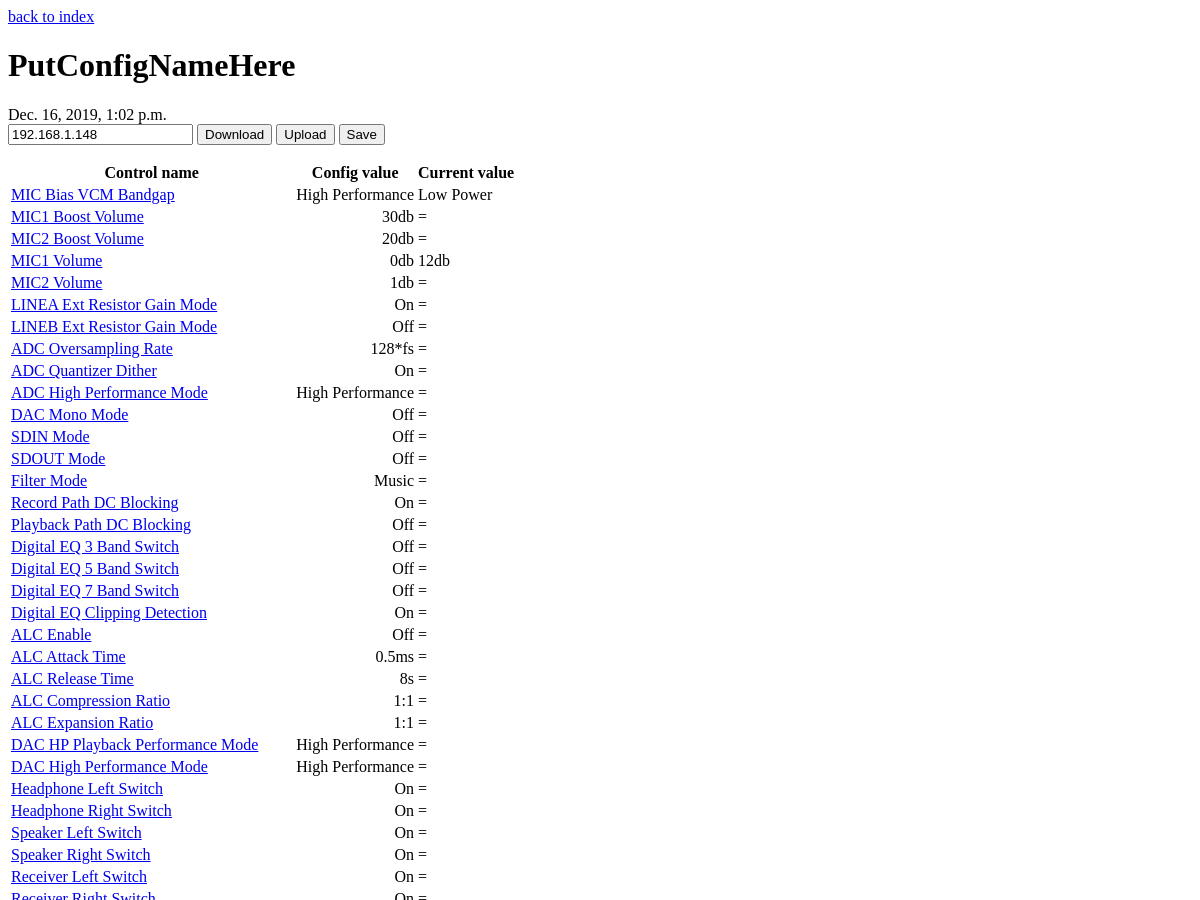
The app's page /tinymix/config/177/ (upper part), older data.
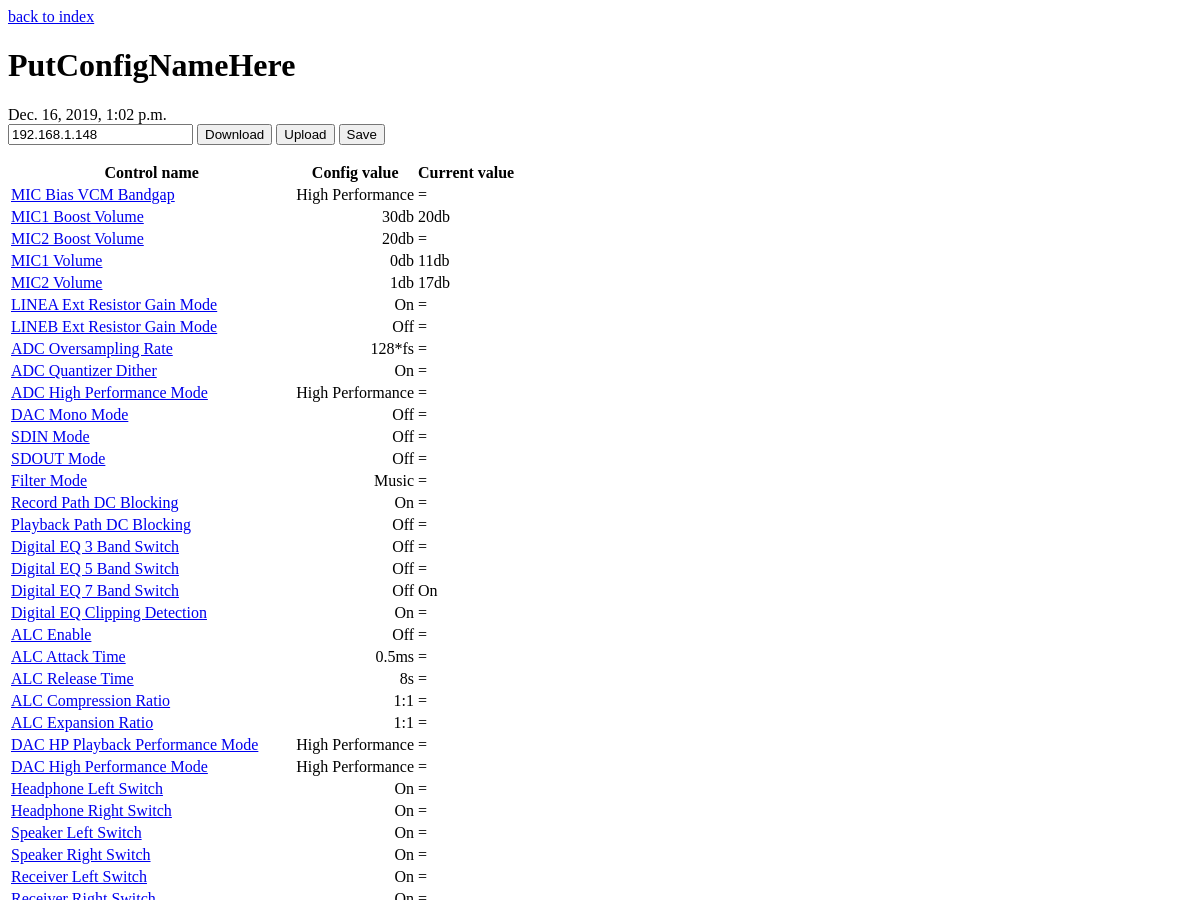
The same page, newer data.
### tinymix/models.py (models this page shows, shortened)
class Config(models.Model):
    objects = ConfigManager()
    name = models.CharField(max_length=200)
    device_id = models.IntegerField('device id')
    created_date = models.DateTimeField('date created')

class Control(models.Model):
    objects = ControlManager()
    config = models.ForeignKey(Config, on_delete=models.CASCADE)
    control_name = models.CharField('control name', max_length=200)
    control_id = models.IntegerField('control id')
    value_stored = models.ForeignKey('Value', on_delete=models.CASCADE, null=True)
    value_readback = models.CharField('dynamic value', max_length=200, default=None, null=True)
    def __init__(self, *args, **kwargs):
        super(Control, self).__init__(*args, **kwargs)
    def get_label(self):
        return self.control_name
    def get_label_stored(self):
        return self.value_stored.value_name
    def get_label_readback(self):
        if (self.value_readback is None) or (self.value_readback == self.get_label_stored()):
            return "="
        else:
            return str(self.value_readback)

class Value(models.Model):
    objects = ValueManager()
    parent = models.ForeignKey(Control, on_delete=models.CASCADE)
    value_name = models.CharField('value name', max_length=200)
    value_id = models.IntegerField('value id')

### tinymix/views.py (the view)
# urls.py: path('config/<int:pk>/', views.DetailView.as_view(), name='config'),
class DetailView(generic.DetailView):
    model = Config
    template_name = 'tinymix/config.html'
    def get_context_data(self, **kwargs):
        context = super().get_context_data(**kwargs)
        context['ipaddr'] = Adb.ip
        return context

### tinymix/templates/tinymix/config.html (shortened to what this page needs)
<a href={% url 'tinymix:index' %}> back to index</a>
<h1>{{ config.name }}</h1>
{{ config.created_date }}
<form action="{% url 'tinymix:config/reload' config.id %}" method="post">
    <input type=text
           name="ip"
           value={{ ipaddr }}>
    <input type="submit" name="download" value="Download">
    <input type="submit" name="upload" value="Upload">
    <input type="submit" name="save" value="Save">
</form>
<table>
    <tr>
        <th>Control name</th>
        <th>Config value</th>
        <th>Current value</th>
    </tr>
{% for control in config.control_set.all %}
    <tr>
        <td><a href={% url 'tinymix:control' control.id %}>{{ control.get_label }}</a></td>
        <td align="right">{{ control.get_label_stored }}</td>
        <td>{{ control.get_label_readback }}</td>
    </tr>
{% endfor %}
</table>

Row changes from the older to the newer data that the page shows:
changed Control "MIC Bias VCM Bandgap": get_label_readback "Low Power" → "="
changed Control "MIC1 Boost Volume": get_label_readback "=" → "20db"
changed Control "MIC1 Volume": get_label_readback "12db" → "11db"
changed Control "MIC2 Volume": get_label_readback "=" → "17db"
changed Control "Digital EQ 7 Band Switch": get_label_readback "=" → "On"
